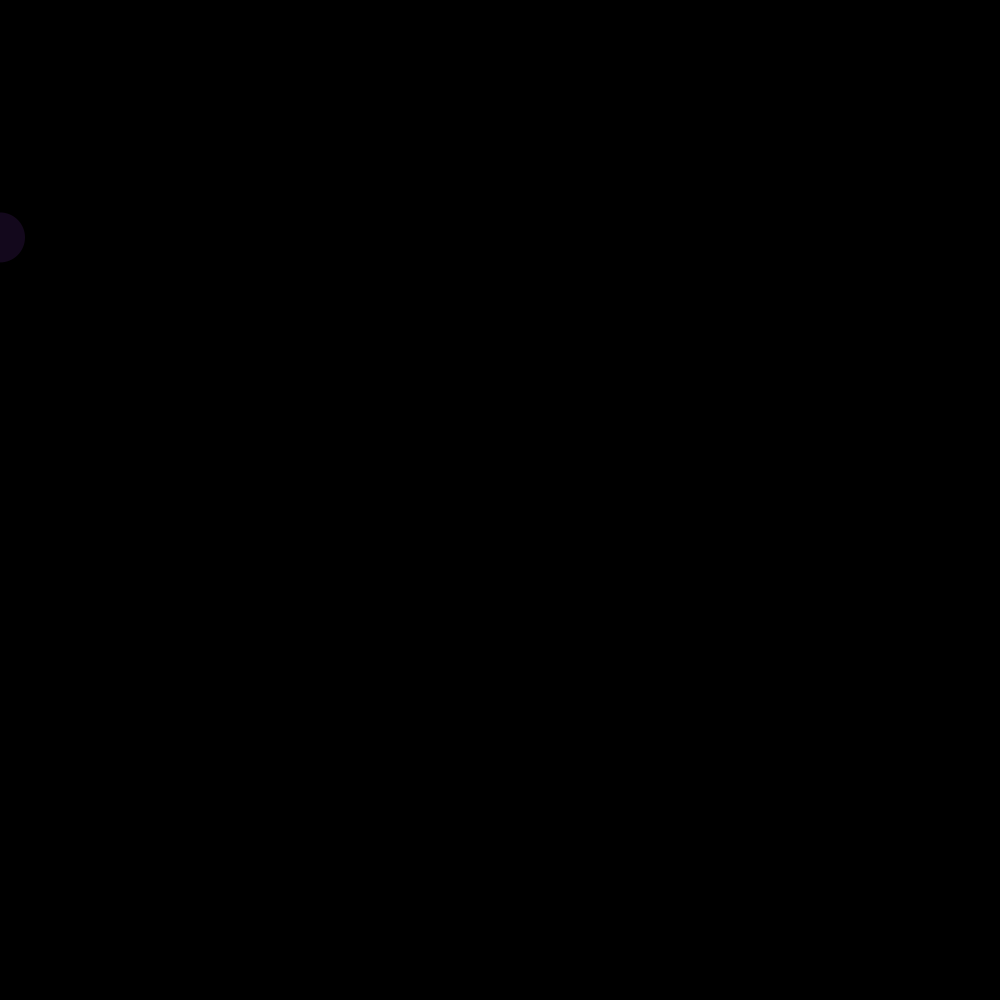
Frame 1 (no input)
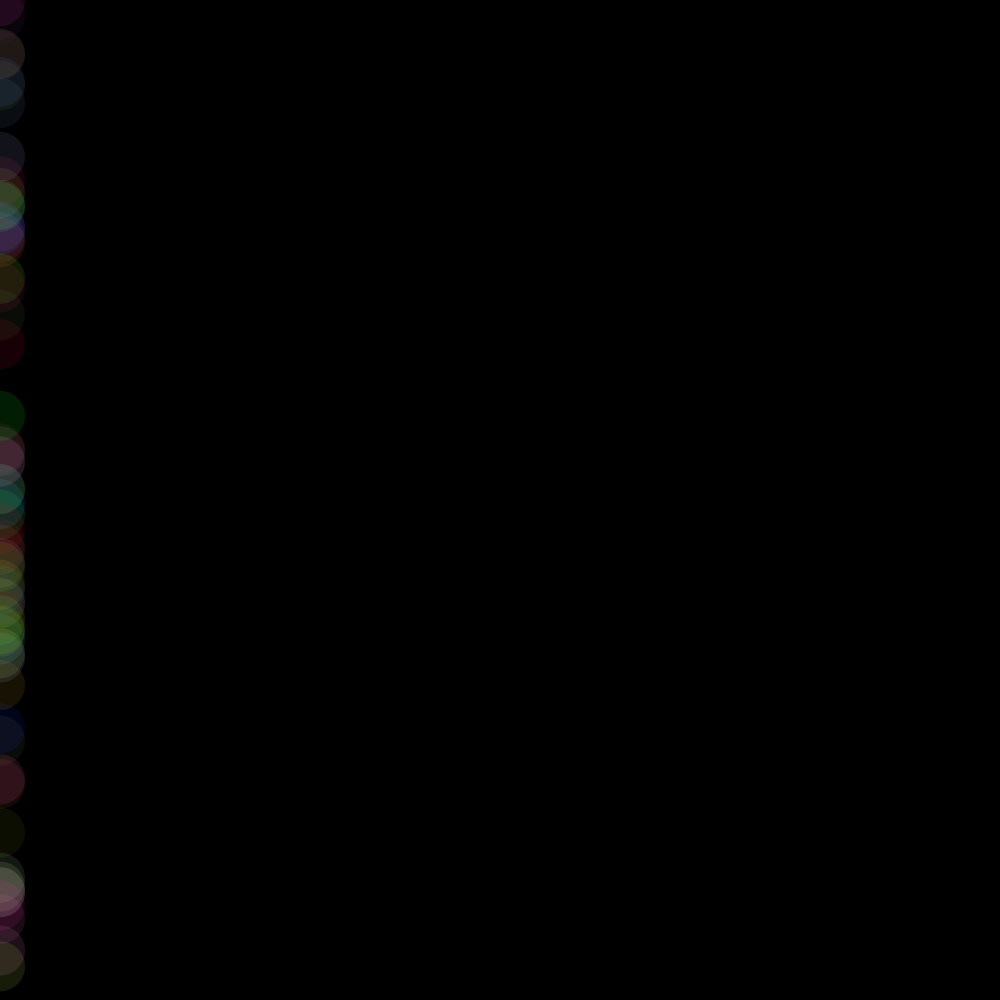
Frame 60 (the mouse pressed at the canvas centre just before this capture)
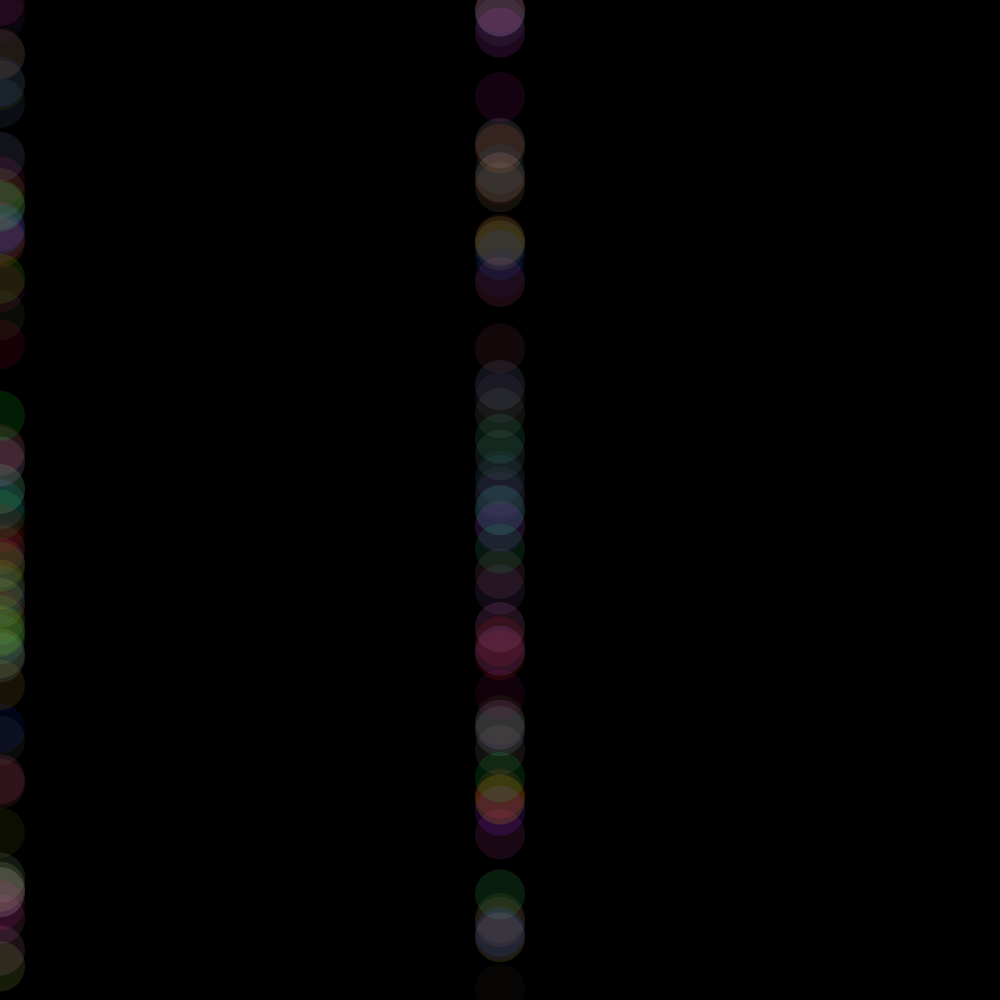
Frame 120 (the mouse held since frame 60 and released just before this capture)

The Processing sketch that drew these frames (run headless with seeded random() and noise(); from frame 60 on, the mouse is pressed at the canvas centre):

// Processing sketch: processing_12162
// ── processing_12162.pde

//Rainbow by James Ye
// 9/17/10
void setup() {
  size (1000,1000);
  background(0);
  noStroke();
}

void draw() {

  fill(0,0);
  ellipse(mouseX,mouseY,50,50);
  fill(random(0,255),random(0,255),random(0,255),30);
  ellipse(mouseX,random(0,1000),50,50);
  
  
  if (mousePressed && (mouseButton == LEFT)) {
     fill(random(0,255),random(0,255),random(0,255));
     ellipse(mouseX,mouseY,50,50); }
   else if(mouseButton == RIGHT) {
     fill(0);
     ellipse(mouseX,mouseY,100,100);} 
  else{
     fill(0,0);
     ellipse(mouseX,mouseY,50,50);
    
 }
}
